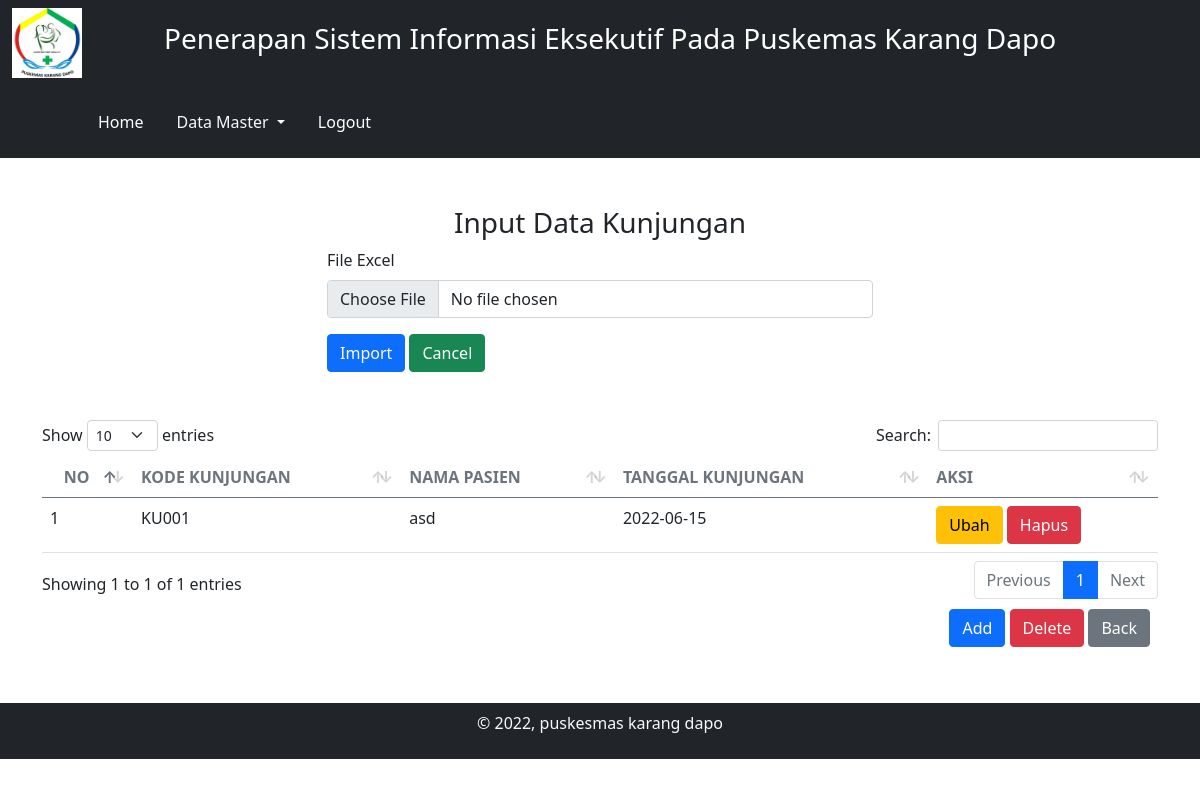
Screenshot of /admin/hal.php?p=kunjungan_data (signed in) with the database file from the repository.
### tables this page shows
CREATE TABLE IF NOT EXISTS `kunjungan` (
  `kode_kunjungan` varchar(5) NOT NULL,
  `kode_pasien` varchar(5) NOT NULL,
  `tgl_kunjungan` date NOT NULL
);

CREATE TABLE IF NOT EXISTS `pasien` (
  `kode_pasien` varchar(5) NOT NULL,
  `nama_pasien` varchar(25) NOT NULL,
  `umur` varchar(3) NOT NULL,
  `alamat_pasien` text NOT NULL,
  `pekerjaan` varchar(15) NOT NULL,
  `keluhan` text NOT NULL
);

### admin/mod_kunjungan/kunjungan_data.php (the view, shortened to what this page needs)
<h3 class="text-center">Input Data Kunjungan</h3>
<div class="row">
    <div class="col-md-3"></div>
    <div class="col-md-6">
        <form action="?p=kunjungan_import" enctype="multipart/form-data" method="POST">
            <div class="mb-3">
                <label for="formFile" class="form-label">File Excel</label>
                <input class="form-control" type="file" id="formFile" name="import_data" required>
            </div>
            <button type="submit" name="import" class="btn btn-primary">Import</button>
            <button type="reset" name="reset" class="btn btn-success">Cancel</button>
        </form>
    </div>
</div>
<br>
<br>
<table class="table align-items-center mb-0 display" id="table_id">
    <thead>
        <tr>
            <th class="text-center text-uppercase text-secondary text-xxs font-weight-bolder opacity-7">No</th>
            <th class="text-uppercase text-secondary text-xxs font-weight-bolder opacity-7">kode kunjungan</th>
            <th class="text-uppercase text-secondary text-xxs font-weight-bolder opacity-7">nama pasien</th>
            <th class="text-uppercase text-secondary text-xxs font-weight-bolder opacity-7">tanggal kunjungan</th>
            <th class="text-uppercase text-secondary text-xxs font-weight-bolder opacity-7">Aksi</th>
        </tr>
    </thead>
    <tbody>
        <?php
        $no = 1;
        $query = mysqli_query($conn, "SELECT * FROM kunjungan");
        while ($data = mysqli_fetch_assoc($query)) {
        ?><tr>
                <td>
                    <?= $no++ ?>
                </td>
                <td>
                    <?= $data['kode_kunjungan'] ?>
                </td>
                <td>
                    <?php
                    $kode_pasien = $data['kode_pasien'];
                    $query_pasien = mysqli_query($conn, "SELECT * FROM pasien WHERE kode_pasien='$kode_pasien'");
                    $data_pasien = mysqli_fetch_assoc($query_pasien);
                    ?>
                    <?php if ($data_pasien != '') {
                        echo $data_pasien['nama_pasien'];
                    } else {
                        echo '---';
                    }
                    ?>
                </td>
                <td>
                    <?= $data['tgl_kunjungan'] ?>
                </td>
                <td>
                    <a href="?p=kunjungan_edit&id=<?= $data['kode_kunjungan'] ?>" class="btn btn-warning">Ubah</a>
                    <a href="?p=kunjungan_proses&id=<?= $data['kode_kunjungan'] ?>" onclick="return confirm('anda yakin ingin menghapus data?')" class="btn btn-danger">Hapus</a>
                </td>
            </tr>
        <?php }; ?>
    </tbody>
</table>
<div class="d-flex bd-highlight mb-3">
    <div class="ms-auto p-2 bd-highlight">
        <a href="?p=kunjungan_tambah" class="btn btn-primary">Add</a>
        <a href="?p=kunjungan_data&clear" onclick="return confirm('anda yakin ingin menghapus semua data?')" name="clear" class="btn btn-danger">Delete</a>
        <button onclick="history.back()" class="btn btn-secondary">Back</button>
    </div>
</div>

### rows the page displays
kunjungan: kode_kunjungan "KU001", kode_pasien.nama_pasien "asd", tgl_kunjungan "2022-06-15"
